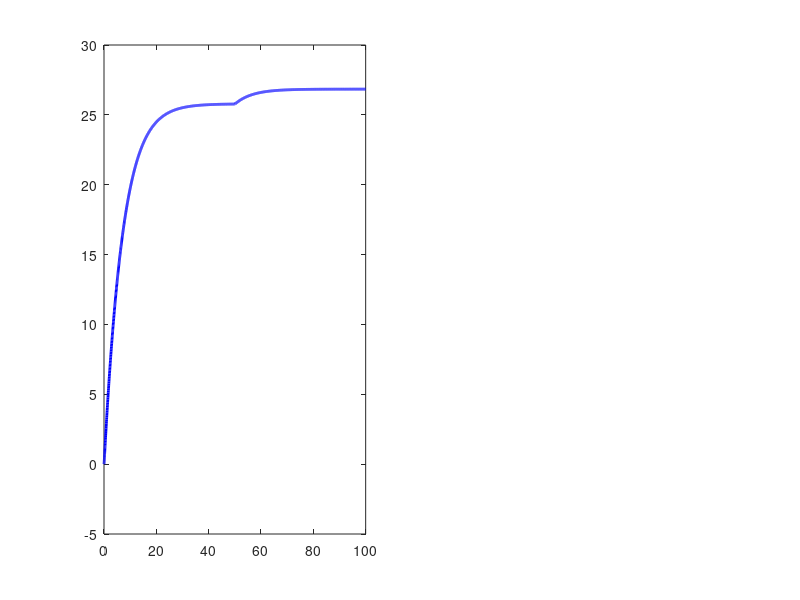

This chart was generated by the following MATLAB code: (Note: this script raises an error after producing the figure.)
%% TAREFA 1 - Questão 3: Identificacao de Sistemas (Resposta ao Degrau)
clear; clc; close all;

% Parametros do sistema
Km = 1/3; L = 0.5; R = 10; B = 0.1; J = 1;

% EDO do Sistema Não-Linear (usado para simular via ode45)
% Estado x = [corrente; velocidade]
% u = [Tensao V; Torque Tc]
% Usamos sign(x) e abs(x) para unificar a formula e evitar Inf*0 no ode45
sistema_nl = @(t, x, u) [
    (1/L) * (u(1) - R*x(1) - Km*x(2));
    (1/J) * ( (5.26 * sign(x(1)) * (1 - exp(-abs(x(1))))) - u(2) - B*x(2) )
    ];

%% EXPERIMENTO 1: Degrau em V (Mantendo Tc = 1)
disp('--- Experimento 1: Degrau em V ---');
V_0 = 20; Tc_0 = 1; Delta_V = 1;

% Simula 50s para estabilizar no ponto de operacao
[t1, x1] = ode45(@(t,x) sistema_nl(t, x, [V_0, Tc_0]), [0 50], [0; 0]);
w0_v = x1(end, 2); % Velocidade em equilibrio

% Aplica o degrau (V_0 + Delta_V) a partir dos 50s por mais 50s
[t2, x2] = ode45(@(t,x) sistema_nl(t, x, [V_0 + Delta_V, Tc_0]), [50 100], x1(end,:)');
w_final_v = x2(end, 2);

% Analise da Curva
dw_v = w_final_v - w0_v;
Kv = dw_v / Delta_V; % Ganho

w_63_v = w0_v + 0.632 * dw_v; % Valor de 63.2%
% Encontra o tempo onde a velocidade cruza w_63_v
idx_v = find(x2(:,2) >= w_63_v, 1); 
tau_v = t2(idx_v) - 50; % Desconta o tempo de inicio do degrau

fprintf('Velocidade Inicial (w0): %.3f rad/s\n', w0_v);
fprintf('Ganho (Kv): %.3f (rad/s)/V\n', Kv);
fprintf('Constante de Tempo (tau_v): %.3f s\n', tau_v);
fprintf('Funcao de Transferencia (w/V): %f / (%.3f*s + 1)\n\n', Kv, tau_v);


%% EXPERIMENTO 2: Degrau em Tc (Mantendo V = 20)
disp('--- Experimento 2: Degrau em Tc ---');
Delta_Tc = 0.1; % Degrau de 0.1 Nm

% Simula estabilizacao (reaproveitando o x1 do exp 1)
w0_tc = w0_v; 

% Aplica o degrau (Tc_0 + Delta_Tc)
[t3, x3] = ode45(@(t,x) sistema_nl(t, x, [V_0, Tc_0 + Delta_Tc]), [50 100], x1(end,:)');
w_final_tc = x3(end, 2);

% Analise da Curva
dw_tc = w_final_tc - w0_tc;
Ktc = dw_tc / Delta_Tc; % Ganho (Sera negativo!)

w_63_tc = w0_tc + 0.632 * dw_tc;
% Encontra o tempo onde a velocidade cruza w_63_tc (como esta caindo, usamos <=)
idx_tc = find(x3(:,2) <= w_63_tc, 1); 
tau_tc = t3(idx_tc) - 50;

fprintf('Velocidade Inicial (w0): %.3f rad/s\n', w0_tc);
fprintf('Ganho (Ktc): %.3f (rad/s)/Nm\n', Ktc);
fprintf('Constante de Tempo (tau_tc): %.3f s\n', tau_tc);
fprintf('Funcao de Transferencia (w/Tc): %f / (%.3f*s + 1)\n', Ktc, tau_tc);

%% Plot para ilustracao
figure('Name', 'Identificacao por Degrau', 'Position', [100 100 800 400]);
subplot(1,2,1);
plot([t1; t2], [x1(:,2); x2(:,2)], 'b', 'LineWidth', 2);
hold on; yline(w_63_v, 'r--', '63.2%'); xline(50+tau_v, 'k:');
title('Resposta ao Degrau de +1V'); xlabel('Tempo (s)'); ylabel('\omega (rad/s)'); grid on;

subplot(1,2,2);
plot([t1; t3], [x1(:,2); x3(:,2)], 'b', 'LineWidth', 2);
hold on; yline(w_63_tc, 'r--', '63.2%'); xline(50+tau_tc, 'k:');
title('Resposta ao Degrau de +0.1 Nm (Tc)'); xlabel('Tempo (s)'); ylabel('\omega (rad/s)'); grid on;
